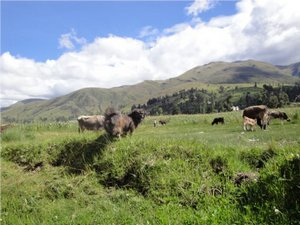
//> input picture test_04/test_01.jpg, 300 x 225 px
$ ./test_04 test_01.jpg test_01.jpg   (built with g++ and OpenCV 4)
//> lines starting //> are read from the running program, lines starting //| are printed output that depends on the picture
// test_04.cpp : Defines the entry point for the console application.
//
#include "stdafx.h"
#include <opencv2/opencv.hpp>
#include <opencv2/highgui/highgui.hpp>
#include <opencv2/imgproc/imgproc.hpp>


using namespace cv;

Mat his2cdf(const Mat &input)
{
	Mat res(input);

	for (int i = 1; i < input.rows; i++)
	{
		res.at<float>(i) = res.at<float>(i - 1) + input.at<float>(i);

	}
	// std::cout << res << std::endl;
	return res;
}

//Mat calc_inv(const Mat &input)
//{
//	Mat res(input.at<float>(input.size()), 1,  CV_32F);
//
//
//}

int main(int argc, char** argv)
{
	char* src_imageName = argv[1];
	char* tgt_imageName = argv[2];
	int histSize = 256;
	float range[] = { 0, 256 };
	const float* histRange = { range };

	Mat src_image, tgt_image;
	src_image = imread(src_imageName, 1);
//> src_image is the input picture: 225 rows x 300 cols, CV_8UC3; mean B, G, R 131.6, 149, 138.7
	tgt_image = imread(tgt_imageName, 1);

	if (argc != 3 || !src_image.data)
	{
		printf(" No image data \n ");
		return -1;
	}

	Mat src_gray_image, tgt_gray_image;
	cvtColor(src_image, src_gray_image, CV_BGR2GRAY);
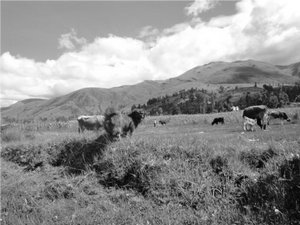
//> src_gray_image: 225 rows x 300 cols, CV_8UC1; min 0, max 255, mean 143.9
	cvtColor(tgt_image, tgt_gray_image, CV_BGR2GRAY);

	// imwrite("../../Images/gray_image.jpg", src_gray_image);

	// calculate the gray level histogram.
	Mat src_hist, tgt_hist;
	bool uniform = true; bool accumulate = false;
	calcHist(&src_gray_image, 1, 0, Mat(), src_hist, 1, &histSize, &histRange, uniform, accumulate);
//> src_hist = 256 values, max 922 at index 158, min 1 at index 0, mean 263.7
	calcHist(&tgt_gray_image, 1, 0, Mat(), tgt_hist, 1, &histSize, &histRange, uniform, accumulate);
//> tgt_hist has the same summary as src_hist


	int hist_w = 512; int hist_h = 400; // h is rows, w is column.
	int bin_w = cvRound((double)hist_w / histSize);

	Mat src_histImage(hist_h, hist_w, CV_8UC3, Scalar(0, 0, 0));
	// normalize(src_hist, src_hist, 0, histImage.rows, NORM_MINMAX, -1, Mat());
	// std::cout << src_hist.size() << std::endl;

	// compute cdf
	Mat src_cdf = his2cdf(src_hist);
//> in his2cdf, `Mat res(input);`: res has the same summary as src_hist outside his2cdf
//> after the loop in his2cdf, `for (int i = 1; i < input.rows; i++)`: res = 256 values from 1 to 67500
//> src_hist = 256 values from 1 to 67500; src_cdf = 256 values from 1 to 67500
	Mat tgt_cdf = his2cdf(tgt_hist);
//> tgt_hist = 256 values from 1 to 67500; tgt_cdf = 256 values from 1 to 67500

	// draw gray level hist
	for (int i = 1; i < histSize; i++)
	{
		line(src_histImage, Point(bin_w*(i - 1), hist_h - cvRound(src_hist.at<float>(i - 1))),
			Point(bin_w*(i), hist_h - cvRound(src_hist.at<float>(i))),
			Scalar(255, 0, 0), 2, 8, 0);
	}
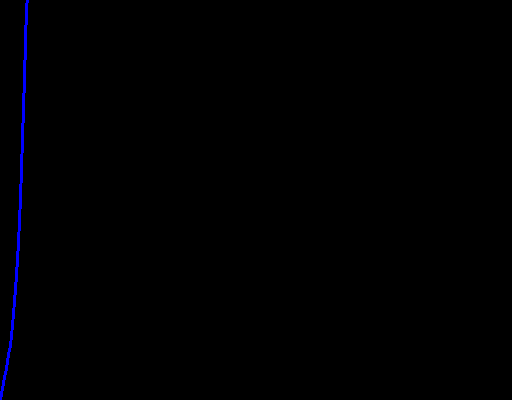
//> src_histImage: 400 rows x 512 cols, CV_8UC3; mean B, G, R 1.5, 0, 0
	namedWindow("Gray Histogram", CV_WINDOW_AUTOSIZE);
	namedWindow(src_imageName, CV_WINDOW_AUTOSIZE);
	namedWindow("Gray image", CV_WINDOW_AUTOSIZE);

	imshow("Gray Histogram", src_histImage);
	imshow(src_imageName, src_image);
	imshow("Gray image", src_gray_image);

	waitKey(0);

	return 0;
}
